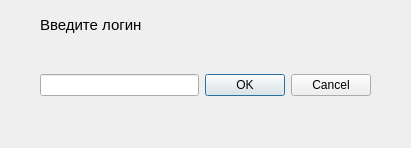
<?xml version="1.0" encoding="UTF-8"?>
<ui version="4.0">
 <class>Dialog</class>
 <widget class="QDialog" name="Dialog">
  <property name="geometry">
   <rect>
    <x>0</x>
    <y>0</y>
    <width>411</width>
    <height>148</height>
   </rect>
  </property>
  <property name="windowTitle">
   <string>Dialog</string>
  </property>
  <widget class="QWidget" name="horizontalLayoutWidget">
   <property name="geometry">
    <rect>
     <x>40</x>
     <y>50</y>
     <width>331</width>
     <height>71</height>
    </rect>
   </property>
   <layout class="QHBoxLayout" name="horizontalLayout">
    <item>
     <widget class="QLineEdit" name="lineEdit"/>
    </item>
    <item>
     <widget class="QDialogButtonBox" name="buttonBox">
      <property name="orientation">
       <enum>Qt::Horizontal</enum>
      </property>
      <property name="standardButtons">
       <set>QDialogButtonBox::Cancel|QDialogButtonBox::Ok</set>
      </property>
     </widget>
    </item>
   </layout>
  </widget>
  <widget class="QLabel" name="label">
   <property name="geometry">
    <rect>
     <x>40</x>
     <y>10</y>
     <width>331</width>
     <height>31</height>
    </rect>
   </property>
   <property name="text">
    <string>&lt;html&gt;&lt;head/&gt;&lt;body&gt;&lt;p&gt;&lt;span style=&quot; font-size:11pt;&quot;&gt;Введите логин&lt;/span&gt;&lt;/p&gt;&lt;/body&gt;&lt;/html&gt;</string>
   </property>
  </widget>
 </widget>
 <resources/>
 <connections>
  <connection>
   <sender>buttonBox</sender>
   <signal>accepted()</signal>
   <receiver>Dialog</receiver>
   <slot>accept()</slot>
   <hints>
    <hint type="sourcelabel">
     <x>248</x>
     <y>254</y>
    </hint>
    <hint type="destinationlabel">
     <x>157</x>
     <y>274</y>
    </hint>
   </hints>
  </connection>
  <connection>
   <sender>buttonBox</sender>
   <signal>rejected()</signal>
   <receiver>Dialog</receiver>
   <slot>reject()</slot>
   <hints>
    <hint type="sourcelabel">
     <x>316</x>
     <y>260</y>
    </hint>
    <hint type="destinationlabel">
     <x>286</x>
     <y>274</y>
    </hint>
   </hints>
  </connection>
 </connections>
</ui>
